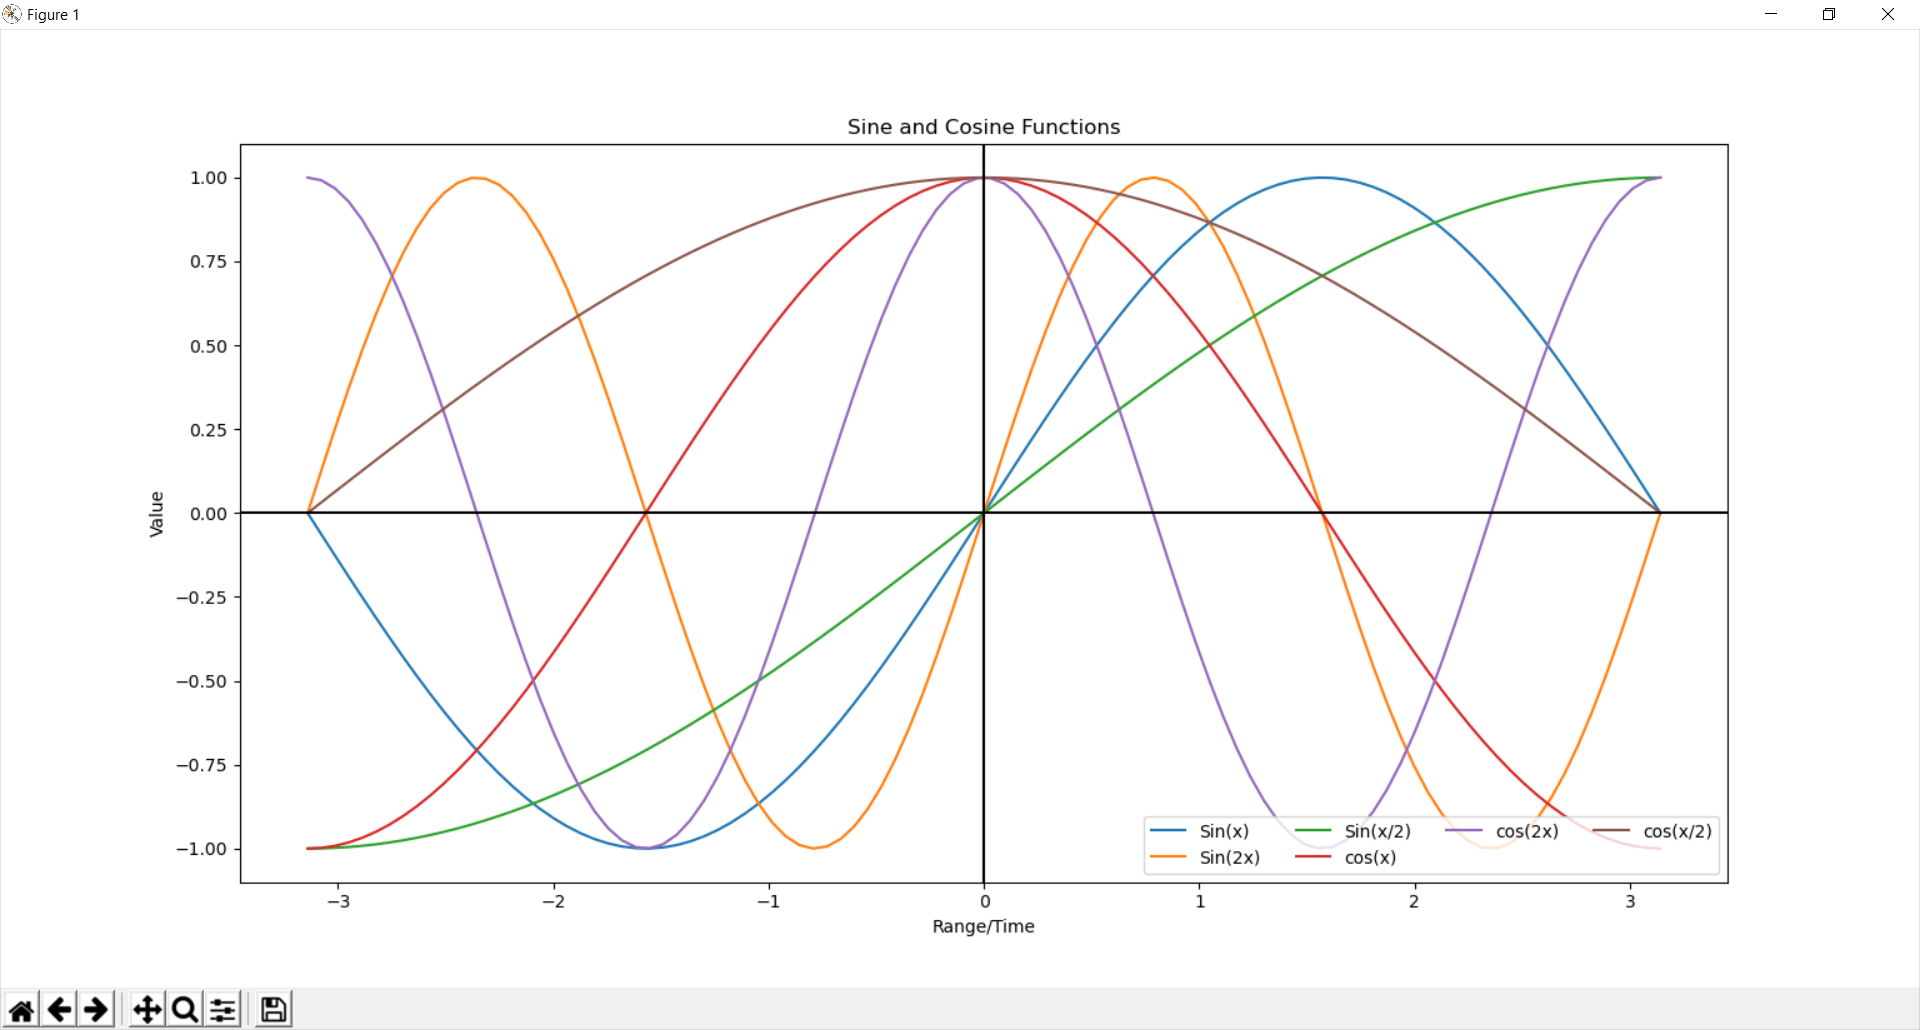

Write Python code to recreate this figure.
#importing the Python Libraries

import matplotlib.pyplot as plt    
import numpy as np

#using linspace method from numpy library to create the range axis
t=np.linspace(-np.pi,np.pi,100)

#plotting the trigometric functions of sine and cosine w.r.t range

#----------------------sine starts------------------------
sinex=np.sin(t)     #sinx
sine2x=np.sin(2*t)  #sin(2x)
sinex_by_2=np.sin(t/2)  #sin(x/2)
#----------------------sine ends------------------------


#----------------------cosine starts------------------------
cosinex=np.cos(t)       #cos(X)
cosine2x=np.cos(2*t)    #cos(2x)
cosinex_by_2=np.cos(t/2) #cos(x/2)

#----------------------cosine ends------------------------

plt.plot(t,sinex,label='Sin(x)' )
plt.plot(t,sine2x,label='Sin(2x)')
plt.plot(t,sinex_by_2,label='Sin(x/2)')


plt.plot(t,cosinex,label='cos(x)')
plt.plot(t,cosine2x,label='cos(2x)')
plt.plot(t,cosinex_by_2,label='cos(x/2)')

plt.axhline(color='black')  #centre y-axis
plt.axvline(color='black')  #centre x-axis
# plt.axis('off')   #elemenating the outer ref axis

plt.title('Sine and Cosine Functions')
plt.xlabel('Range/Time')
plt.ylabel('Value')


plt.legend(loc=4,ncol=4)    #plotting the legends/names of curves
plt.show()  #displaying the plot
